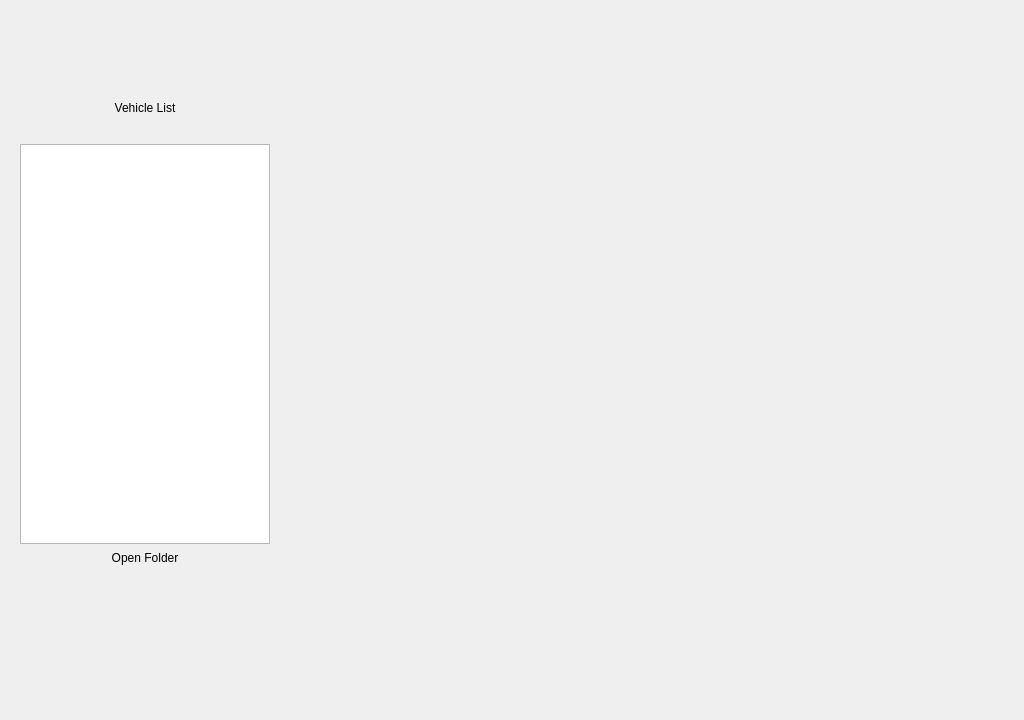
<?xml version="1.0" encoding="UTF-8"?>
<ui version="4.0">
 <class>MainWindow</class>
 <widget class="QMainWindow" name="MainWindow">
  <property name="geometry">
   <rect>
    <x>0</x>
    <y>0</y>
    <width>1024</width>
    <height>720</height>
   </rect>
  </property>
  <property name="windowTitle">
   <string>Stormworks XML Editor</string>
  </property>
  <property name="toolTipDuration">
   <number>-2</number>
  </property>
  <widget class="QWidget" name="centralwidget">
   <layout class="QHBoxLayout" name="horizontalLayout_3">
    <property name="spacing">
     <number>10</number>
    </property>
    <property name="leftMargin">
     <number>0</number>
    </property>
    <property name="topMargin">
     <number>0</number>
    </property>
    <property name="rightMargin">
     <number>0</number>
    </property>
    <property name="bottomMargin">
     <number>0</number>
    </property>
    <item>
     <widget class="QWidget" name="rightContainer" native="true">
      <layout class="QVBoxLayout" name="verticalLayout">
       <property name="spacing">
        <number>0</number>
       </property>
       <property name="leftMargin">
        <number>0</number>
       </property>
       <property name="topMargin">
        <number>0</number>
       </property>
       <property name="rightMargin">
        <number>0</number>
       </property>
       <property name="bottomMargin">
        <number>0</number>
       </property>
       <item>
        <widget class="QWidget" name="titleBar" native="true">
         <property name="sizePolicy">
          <sizepolicy hsizetype="Expanding" vsizetype="Fixed">
           <horstretch>0</horstretch>
           <verstretch>0</verstretch>
          </sizepolicy>
         </property>
         <property name="minimumSize">
          <size>
           <width>0</width>
           <height>64</height>
          </size>
         </property>
         <property name="maximumSize">
          <size>
           <width>16777209</width>
           <height>64</height>
          </size>
         </property>
         <property name="toolTipDuration">
          <number>2</number>
         </property>
         <layout class="QHBoxLayout" name="horizontalLayout">
          <property name="spacing">
           <number>4</number>
          </property>
          <property name="leftMargin">
           <number>3</number>
          </property>
          <property name="topMargin">
           <number>6</number>
          </property>
          <property name="rightMargin">
           <number>15</number>
          </property>
          <property name="bottomMargin">
           <number>0</number>
          </property>
          <item>
           <widget class="QLabel" name="xmlIcon">
            <property name="sizePolicy">
             <sizepolicy hsizetype="Fixed" vsizetype="Fixed">
              <horstretch>0</horstretch>
              <verstretch>0</verstretch>
             </sizepolicy>
            </property>
            <property name="minimumSize">
             <size>
              <width>250</width>
              <height>48</height>
             </size>
            </property>
            <property name="maximumSize">
             <size>
              <width>250</width>
              <height>48</height>
             </size>
            </property>
            <property name="baseSize">
             <size>
              <width>0</width>
              <height>0</height>
             </size>
            </property>
            <property name="cursor">
             <cursorShape>ArrowCursor</cursorShape>
            </property>
            <property name="text">
             <string/>
            </property>
            <property name="pixmap">
             <pixmap>assets/icons/XML-icon.svg</pixmap>
            </property>
           </widget>
          </item>
          <item>
           <spacer name="horizontalSpacer">
            <property name="orientation">
             <enum>Qt::Orientation::Horizontal</enum>
            </property>
            <property name="sizeHint" stdset="0">
             <size>
              <width>40</width>
              <height>20</height>
             </size>
            </property>
           </spacer>
          </item>
          <item>
           <widget class="QPushButton" name="btnLanguage">
            <property name="minimumSize">
             <size>
              <width>48</width>
              <height>48</height>
             </size>
            </property>
            <property name="maximumSize">
             <size>
              <width>48</width>
              <height>48</height>
             </size>
            </property>
            <property name="toolTip">
             <string/>
            </property>
            <property name="styleSheet">
             <string notr="true">QPushButton#btnClose,
QPushButton#btnMinimize {
    border: none;
    outline: none;
    background: transparent;
    padding: 0;
    qproperty-iconSize: 24px 24px;
}</string>
            </property>
            <property name="text">
             <string/>
            </property>
            <property name="iconSize">
             <size>
              <width>24</width>
              <height>24</height>
             </size>
            </property>
            <property name="flat">
             <bool>true</bool>
            </property>
           </widget>
          </item>
          <item>
           <widget class="QPushButton" name="btnInfo">
            <property name="minimumSize">
             <size>
              <width>48</width>
              <height>48</height>
             </size>
            </property>
            <property name="maximumSize">
             <size>
              <width>48</width>
              <height>48</height>
             </size>
            </property>
            <property name="toolTip">
             <string/>
            </property>
            <property name="styleSheet">
             <string notr="true">QPushButton#btnClose,
QPushButton#btnMinimize {
    border: none;
    outline: none;
    background: transparent;
    padding: 0;
    qproperty-iconSize: 24px 24px;
}</string>
            </property>
            <property name="text">
             <string/>
            </property>
            <property name="iconSize">
             <size>
              <width>24</width>
              <height>24</height>
             </size>
            </property>
            <property name="flat">
             <bool>true</bool>
            </property>
           </widget>
          </item>
          <item>
           <widget class="QPushButton" name="btnGithub">
            <property name="minimumSize">
             <size>
              <width>48</width>
              <height>48</height>
             </size>
            </property>
            <property name="maximumSize">
             <size>
              <width>48</width>
              <height>48</height>
             </size>
            </property>
            <property name="toolTip">
             <string/>
            </property>
            <property name="styleSheet">
             <string notr="true">QPushButton#btnClose,
QPushButton#btnMinimize {
    border: none;
    outline: none;
    background: transparent;
    padding: 0;
    qproperty-iconSize: 24px 24px;
}</string>
            </property>
            <property name="text">
             <string/>
            </property>
            <property name="iconSize">
             <size>
              <width>24</width>
              <height>24</height>
             </size>
            </property>
            <property name="flat">
             <bool>true</bool>
            </property>
           </widget>
          </item>
          <item>
           <widget class="QWidget" name="widgetLine" native="true">
            <property name="minimumSize">
             <size>
              <width>4</width>
              <height>36</height>
             </size>
            </property>
            <property name="maximumSize">
             <size>
              <width>4</width>
              <height>36</height>
             </size>
            </property>
           </widget>
          </item>
          <item>
           <widget class="QPushButton" name="btnMinimize">
            <property name="minimumSize">
             <size>
              <width>48</width>
              <height>48</height>
             </size>
            </property>
            <property name="maximumSize">
             <size>
              <width>48</width>
              <height>48</height>
             </size>
            </property>
            <property name="styleSheet">
             <string notr="true">QPushButton#btnClose,
QPushButton#btnMinimize {
    border: none;
    outline: none;
    background: transparent;
    padding: 0;
    qproperty-iconSize: 24px 24px;
}</string>
            </property>
            <property name="text">
             <string/>
            </property>
            <property name="iconSize">
             <size>
              <width>24</width>
              <height>24</height>
             </size>
            </property>
            <property name="flat">
             <bool>true</bool>
            </property>
           </widget>
          </item>
          <item>
           <widget class="QPushButton" name="btnClose">
            <property name="minimumSize">
             <size>
              <width>48</width>
              <height>48</height>
             </size>
            </property>
            <property name="maximumSize">
             <size>
              <width>48</width>
              <height>32</height>
             </size>
            </property>
            <property name="styleSheet">
             <string notr="true">QPushButton#btnClose,
QPushButton#btnMinimize {
    border: none;
    outline: none;
    background: transparent;
    padding: 0;
    qproperty-iconSize: 24px 24px;
}</string>
            </property>
            <property name="text">
             <string/>
            </property>
            <property name="iconSize">
             <size>
              <width>24</width>
              <height>24</height>
             </size>
            </property>
            <property name="flat">
             <bool>true</bool>
            </property>
           </widget>
          </item>
         </layout>
        </widget>
       </item>
       <item>
        <widget class="QWidget" name="contentWidget" native="true">
         <property name="sizePolicy">
          <sizepolicy hsizetype="Preferred" vsizetype="Expanding">
           <horstretch>0</horstretch>
           <verstretch>0</verstretch>
          </sizepolicy>
         </property>
         <widget class="QWidget" name="infoPanel" native="true">
          <property name="geometry">
           <rect>
            <x>1200</x>
            <y>120</y>
            <width>300</width>
            <height>400</height>
           </rect>
          </property>
          <property name="sizePolicy">
           <sizepolicy hsizetype="Fixed" vsizetype="Expanding">
            <horstretch>0</horstretch>
            <verstretch>0</verstretch>
           </sizepolicy>
          </property>
          <property name="minimumSize">
           <size>
            <width>300</width>
            <height>0</height>
           </size>
          </property>
          <property name="maximumSize">
           <size>
            <width>300</width>
            <height>16777215</height>
           </size>
          </property>
          <widget class="QLabel" name="infoLabel">
           <property name="geometry">
            <rect>
             <x>20</x>
             <y>10</y>
             <width>260</width>
             <height>40</height>
            </rect>
           </property>
           <property name="minimumSize">
            <size>
             <width>150</width>
             <height>40</height>
            </size>
           </property>
           <property name="font">
            <font>
             <family>Source Code Pro Black</family>
             <bold>true</bold>
            </font>
           </property>
           <property name="text">
            <string>&lt;html&gt;&lt;head/&gt;&lt;body&gt;&lt;p align=&quot;center&quot;&gt;&lt;span style=&quot; font-size:16pt;&quot;&gt;Information&lt;/span&gt;&lt;/p&gt;&lt;/body&gt;&lt;/html&gt;</string>
           </property>
          </widget>
          <widget class="QLabel" name="infoLabel_2">
           <property name="geometry">
            <rect>
             <x>20</x>
             <y>50</y>
             <width>250</width>
             <height>340</height>
            </rect>
           </property>
           <property name="sizePolicy">
            <sizepolicy hsizetype="Preferred" vsizetype="Preferred">
             <horstretch>0</horstretch>
             <verstretch>0</verstretch>
            </sizepolicy>
           </property>
           <property name="minimumSize">
            <size>
             <width>150</width>
             <height>40</height>
            </size>
           </property>
           <property name="font">
            <font>
             <family>Source Code Pro Black</family>
             <bold>true</bold>
            </font>
           </property>
           <property name="text">
            <string>&lt;html&gt;&lt;head/&gt;&lt;body&gt;&lt;p align=&quot;justify&quot;&gt;&lt;span style=&quot; font-size:12pt;&quot;&gt;Use &amp;lt;Open Folder&amp;gt; to select XML folder with vehicle saves&lt;/span&gt;&lt;/p&gt;&lt;/body&gt;&lt;/html&gt;</string>
           </property>
           <property name="textFormat">
            <enum>Qt::TextFormat::AutoText</enum>
           </property>
           <property name="alignment">
            <set>Qt::AlignmentFlag::AlignLeading|Qt::AlignmentFlag::AlignLeft|Qt::AlignmentFlag::AlignTop</set>
           </property>
           <property name="wordWrap">
            <bool>true</bool>
           </property>
          </widget>
         </widget>
         <widget class="QListWidget" name="listWidget">
          <property name="geometry">
           <rect>
            <x>20</x>
            <y>80</y>
            <width>250</width>
            <height>400</height>
           </rect>
          </property>
          <property name="minimumSize">
           <size>
            <width>250</width>
            <height>400</height>
           </size>
          </property>
          <property name="maximumSize">
           <size>
            <width>250</width>
            <height>400</height>
           </size>
          </property>
          <property name="font">
           <font>
            <kerning>true</kerning>
           </font>
          </property>
         </widget>
         <widget class="QPushButton" name="btnOpenFolder">
          <property name="geometry">
           <rect>
            <x>20</x>
            <y>470</y>
            <width>250</width>
            <height>48</height>
           </rect>
          </property>
          <property name="minimumSize">
           <size>
            <width>250</width>
            <height>48</height>
           </size>
          </property>
          <property name="maximumSize">
           <size>
            <width>250</width>
            <height>48</height>
           </size>
          </property>
          <property name="toolTip">
           <string/>
          </property>
          <property name="styleSheet">
           <string notr="true">QPushButton#btnClose,
QPushButton#btnMinimize {
    border: none;
    outline: none;
    background: transparent;
    padding: 0;
    qproperty-iconSize: 24px 24px;
}</string>
          </property>
          <property name="text">
           <string>Open Folder</string>
          </property>
          <property name="iconSize">
           <size>
            <width>24</width>
            <height>24</height>
           </size>
          </property>
          <property name="flat">
           <bool>true</bool>
          </property>
         </widget>
         <widget class="QLabel" name="listLabel">
          <property name="geometry">
           <rect>
            <x>20</x>
            <y>20</y>
            <width>250</width>
            <height>48</height>
           </rect>
          </property>
          <property name="minimumSize">
           <size>
            <width>250</width>
            <height>48</height>
           </size>
          </property>
          <property name="maximumSize">
           <size>
            <width>250</width>
            <height>48</height>
           </size>
          </property>
          <property name="text">
           <string>&lt;html&gt;&lt;head/&gt;&lt;body&gt;&lt;p&gt;Vehicle List&lt;/p&gt;&lt;/body&gt;&lt;/html&gt;</string>
          </property>
          <property name="alignment">
           <set>Qt::AlignmentFlag::AlignCenter</set>
          </property>
         </widget>
         <widget class="QLabel" name="fileCount">
          <property name="geometry">
           <rect>
            <x>20</x>
            <y>570</y>
            <width>250</width>
            <height>48</height>
           </rect>
          </property>
          <property name="minimumSize">
           <size>
            <width>250</width>
            <height>48</height>
           </size>
          </property>
          <property name="maximumSize">
           <size>
            <width>250</width>
            <height>48</height>
           </size>
          </property>
          <property name="text">
           <string>&lt;html&gt;&lt;head/&gt;&lt;body&gt;&lt;p&gt;&lt;br/&gt;&lt;/p&gt;&lt;/body&gt;&lt;/html&gt;</string>
          </property>
          <property name="alignment">
           <set>Qt::AlignmentFlag::AlignCenter</set>
          </property>
         </widget>
         <widget class="QPushButton" name="btnSettings">
          <property name="geometry">
           <rect>
            <x>966</x>
            <y>577</y>
            <width>48</width>
            <height>48</height>
           </rect>
          </property>
          <property name="minimumSize">
           <size>
            <width>48</width>
            <height>48</height>
           </size>
          </property>
          <property name="maximumSize">
           <size>
            <width>48</width>
            <height>48</height>
           </size>
          </property>
          <property name="toolTip">
           <string/>
          </property>
          <property name="styleSheet">
           <string notr="true">QPushButton#btnClose,
QPushButton#btnMinimize {
    border: none;
    outline: none;
    background: transparent;
    padding: 0;
    qproperty-iconSize: 24px 24px;
}</string>
          </property>
          <property name="text">
           <string/>
          </property>
          <property name="iconSize">
           <size>
            <width>24</width>
            <height>24</height>
           </size>
          </property>
          <property name="flat">
           <bool>true</bool>
          </property>
         </widget>
        </widget>
       </item>
      </layout>
     </widget>
    </item>
   </layout>
  </widget>
  <widget class="QStatusBar" name="statusbar">
   <property name="sizeGripEnabled">
    <bool>false</bool>
   </property>
  </widget>
 </widget>
 <resources/>
 <connections/>
</ui>
